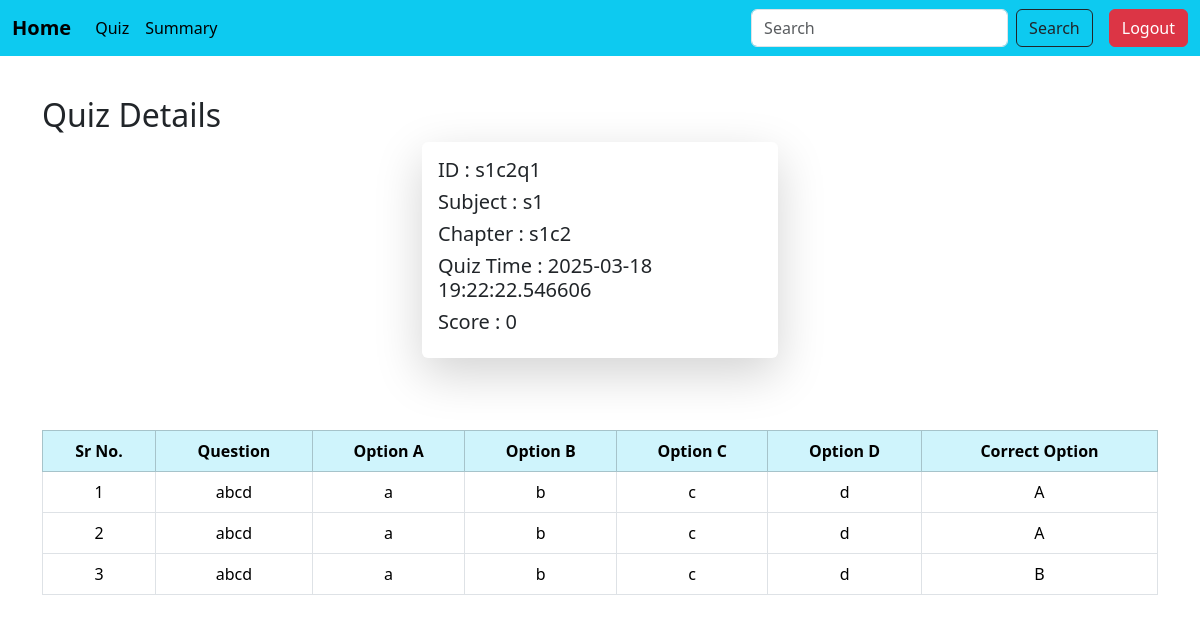
The app's page /view_detail/14 with its own data.
### models.py (models this page shows)
class Score(db.Model):
    __tablename__='score'
    id=db.Column(db.Integer,primary_key=True,autoincrement=True)
    quiz_id=db.Column(db.String(100),db.ForeignKey('quiz.id'),nullable=False)
    user_id=db.Column(db.String(100),db.ForeignKey('user.id'),nullable=False)
    attempt_timing=db.Column(db.DateTime,default=lambda:datetime.now(IST))
    tot_score=db.Column(db.Integer,nullable=False)
    quiz=db.relationship('Quiz',backref=db.backref('scores',cascade="all,delete-orphan"))
    user=db.relationship('User',backref=db.backref('scores',cascade="all,delete-orphan"))

class Chapter(db.Model):
    __tablename__='chapter'
    id=db.Column(db.String(50),primary_key=True)
    name=db.Column(db.String(100),nullable=False)
    description=db.Column(db.Text,nullable=False)
    subject_id=db.Column(db.String(100),db.ForeignKey('subject.id'),nullable=False)
    subject=db.relationship('Subject',backref=db.backref('chapters',cascade="all,delete-orphan"))

class Quiz(db.Model):
    __tablename__='quiz'
    id=db.Column(db.String(50),primary_key=True)
    chapter_id=db.Column(db.String(100),db.ForeignKey('chapter.id'),nullable=False)
    remarks=db.Column(db.String(100),nullable=False)
    quiz_date=db.Column(db.Date,nullable=False)
    time_dur=db.Column(db.String(5),nullable=False)
    chapter=db.relationship('Chapter',backref=db.backref('quizzes',cascade="all,delete-orphan"))

class Question(db.Model):
    __tablename__='question'
    id=db.Column(db.String(50),primary_key=True)
    quiz_id=db.Column(db.String(100),db.ForeignKey('quiz.id'),nullable=False)
    que=db.Column(db.Text,nullable=False)
    o_a=db.Column(db.String(300),nullable=False)
    o_b=db.Column(db.String(300),nullable=False)
    o_c=db.Column(db.String(300),nullable=False)
    o_d=db.Column(db.String(300),nullable=False)
    correct_o=db.Column(db.String(1),nullable=False)
    quiz=db.relationship('Quiz',backref=db.backref('questions',cascade="all,delete-orphan"))

### app.py (the view)
@app.route('/view_detail/<score_id>')
def view_detail(score_id):
    score=Score.query.filter_by(id=score_id).first()
    questions=Question.query.filter_by(quiz_id=score.quiz_id).all()
    return render_template("view_detail.html",score=score,questions=questions)

### templates/view_detail.html
{% include 'student_sidebar.html'%}
{% block content %}
<div class="container mt-5 pt-5" >
  <div class="row justify-content-center">
    <h2>Quiz Details </h2>
    <div class="col-md-4">
      <div class="card shadow-lg border-0 rounded">
        <div class="card-body">
    <h5>ID : {{score.quiz_id}}</h5>
    <h5>Subject : {{score.quiz.chapter.subject_id}}</h5>
    <h5>Chapter : {{score.quiz.chapter_id}}</h5>
    <h5>Quiz Time : {{score.attempt_timing}}</h5>
    <h5>Score : {{score.tot_score}}</h5>
        </div>
      </div>
    </div>
  </div>
  <div class="mt-5">
          <br>
          <div class="table-responsive">
          <table class="table table-hover table-bordered">
              <thead class="table-info text-center">
                <tr>
                  <th>Sr No.</th>
                  <th>Question</th>
                  <th>Option A</th>
                  <th>Option B</th>
                  <th>Option C</th>
                  <th>Option D</th>
                  <th>Correct Option</th>
                </tr>
              </thead>
              <tbody class="text-center">
                {%for question in questions%}
                <tr>
                  <td>{{loop.index}}</td>
                  <td>{{question.que}}</td>
                  <td>{{question.o_a}}</td>
                  <td>{{question.o_b}}</td>
                  <td>{{question.o_c}}</td>
                  <td>{{question.o_d}}</td>
                  <td>{{question.correct_o}}</td>
                </tr>
                {%endfor%}
              </tbody>
            </table>
          </div>
      </div>
</div>
{% endblock %}

### records on screen
Score: quiz_id "s1c2q1", attempt_timing "2025-03-18 19:22:22.546606", tot_score "0"
Chapter: quiz.chapter.subject_id "s1"
Quiz: quiz.chapter_id "s1c2"
Question: que "abcd", o_a "a", o_b "b", o_c "c", o_d "d", correct_o "A"
Question: que "abcd", o_a "a", o_b "b", o_c "c", o_d "d", correct_o "A"
Question: que "abcd", o_a "a", o_b "b", o_c "c", o_d "d", correct_o "B"
